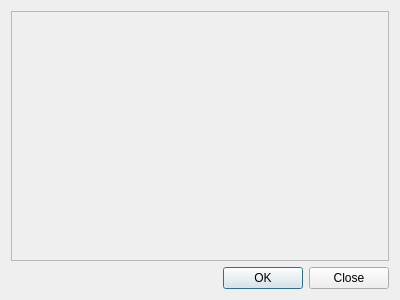
<?xml version="1.0" encoding="UTF-8"?>
<ui version="4.0">
 <class>AWCustomKeys</class>
 <widget class="QDialog" name="AWCustomKeys">
  <property name="geometry">
   <rect>
    <x>0</x>
    <y>0</y>
    <width>400</width>
    <height>300</height>
   </rect>
  </property>
  <layout class="QVBoxLayout" name="verticalLayout_2">
   <item>
    <widget class="QScrollArea" name="scrollArea">
     <property name="widgetResizable">
      <bool>true</bool>
     </property>
     <widget class="QWidget" name="scrollAreaWidgetContents">
      <property name="geometry">
       <rect>
        <x>0</x>
        <y>0</y>
        <width>384</width>
        <height>249</height>
       </rect>
      </property>
      <layout class="QVBoxLayout" name="verticalLayout">
       <item>
        <spacer name="verticalSpacer">
         <property name="orientation">
          <enum>Qt::Vertical</enum>
         </property>
         <property name="sizeHint" stdset="0">
          <size>
           <width>20</width>
           <height>40</height>
          </size>
         </property>
        </spacer>
       </item>
      </layout>
     </widget>
    </widget>
   </item>
   <item>
    <widget class="QDialogButtonBox" name="buttonBox">
     <property name="orientation">
      <enum>Qt::Horizontal</enum>
     </property>
     <property name="standardButtons">
      <set>QDialogButtonBox::Close|QDialogButtonBox::Ok</set>
     </property>
    </widget>
   </item>
  </layout>
 </widget>
 <resources/>
 <connections>
  <connection>
   <sender>buttonBox</sender>
   <signal>accepted()</signal>
   <receiver>AWCustomKeys</receiver>
   <slot>accept()</slot>
   <hints>
    <hint type="sourcelabel">
     <x>248</x>
     <y>254</y>
    </hint>
    <hint type="destinationlabel">
     <x>157</x>
     <y>274</y>
    </hint>
   </hints>
  </connection>
  <connection>
   <sender>buttonBox</sender>
   <signal>rejected()</signal>
   <receiver>AWCustomKeys</receiver>
   <slot>reject()</slot>
   <hints>
    <hint type="sourcelabel">
     <x>316</x>
     <y>260</y>
    </hint>
    <hint type="destinationlabel">
     <x>286</x>
     <y>274</y>
    </hint>
   </hints>
  </connection>
 </connections>
</ui>
